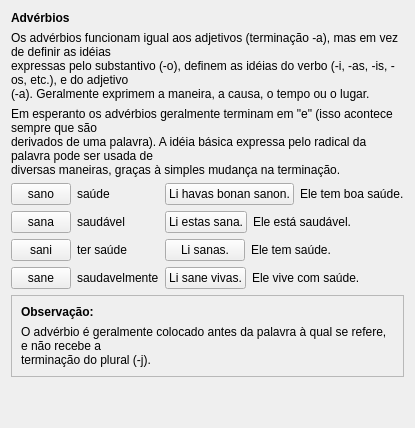
     <widget class="QWidget" name="tab_24">
      <attribute name="icon">
       <iconset resource="ikonoj.qrc">
        <normaloff>:/ikonoj/leciono.png</normaloff>:/ikonoj/leciono.png</iconset>
      </attribute>
      <attribute name="title">
       <string>1</string>
      </attribute>
      <layout class="QVBoxLayout" name="verticalLayout_17">
       <item>
        <widget class="titolo" name="Lec03_Label5">
         <property name="maximumSize">
          <size>
           <width>16777215</width>
           <height>30</height>
          </size>
         </property>
         <property name="font">
          <font>
           <weight>75</weight>
           <bold>true</bold>
          </font>
         </property>
         <property name="text">
          <string>Advérbios</string>
         </property>
        </widget>
       </item>
       <item>
        <widget class="QLabel" name="Lec03_Label254">
         <property name="text">
          <string>Os advérbios funcionam igual aos adjetivos (terminação -a), mas em vez de definir as idéias 
expressas pelo substantivo (-o), definem as idéias do verbo (-i, -as, -is, -os, etc.), e do adjetivo 
(-a). Geralmente exprimem a maneira, a causa, o tempo ou o lugar.</string>
         </property>
         <property name="wordWrap">
          <bool>true</bool>
         </property>
        </widget>
       </item>
       <item>
        <widget class="QLabel" name="Lec03_Label255">
         <property name="text">
          <string>Em esperanto os advérbios geralmente terminam em &quot;e&quot; (isso acontece sempre que são 
derivados de uma palavra). A idéia básica expressa pelo radical da palavra pode ser usada de 
diversas maneiras, graças à simples mudança na terminação.</string>
         </property>
         <property name="wordWrap">
          <bool>true</bool>
         </property>
        </widget>
       </item>
       <item>
        <layout class="QHBoxLayout" name="horizontalLayout_193">
         <item>
          <layout class="QVBoxLayout" name="verticalLayout_88">
           <item>
            <layout class="QHBoxLayout" name="horizontalLayout_185" stretch="3,1">
             <item>
              <widget class="klakbutono" name="Lec03_Button296">
               <property name="sizePolicy">
                <sizepolicy hsizetype="Maximum" vsizetype="Fixed">
                 <horstretch>0</horstretch>
                 <verstretch>0</verstretch>
                </sizepolicy>
               </property>
               <property name="maximumSize">
                <size>
                 <width>60</width>
                 <height>16777215</height>
                </size>
               </property>
               <property name="text">
                <string>sano</string>
               </property>
              </widget>
             </item>
             <item>
              <widget class="QLabel" name="Lec03_Label256">
               <property name="text">
                <string>saúde</string>
               </property>
               <property name="wordWrap">
                <bool>true</bool>
               </property>
              </widget>
             </item>
            </layout>
           </item>
           <item>
            <layout class="QHBoxLayout" name="horizontalLayout_186" stretch="3,1">
             <item>
              <widget class="klakbutono" name="Lec03_Button297">
               <property name="sizePolicy">
                <sizepolicy hsizetype="Maximum" vsizetype="Fixed">
                 <horstretch>0</horstretch>
                 <verstretch>0</verstretch>
                </sizepolicy>
               </property>
               <property name="maximumSize">
                <size>
                 <width>60</width>
                 <height>16777215</height>
                </size>
               </property>
               <property name="text">
                <string>sana</string>
               </property>
              </widget>
             </item>
             <item>
              <widget class="QLabel" name="Lec03_Label257">
               <property name="text">
                <string>saudável</string>
               </property>
               <property name="wordWrap">
                <bool>true</bool>
               </property>
              </widget>
             </item>
            </layout>
           </item>
           <item>
            <layout class="QHBoxLayout" name="horizontalLayout_187" stretch="3,1">
             <item>
              <widget class="klakbutono" name="Lec03_Button298">
               <property name="sizePolicy">
                <sizepolicy hsizetype="Maximum" vsizetype="Fixed">
                 <horstretch>0</horstretch>
                 <verstretch>0</verstretch>
                </sizepolicy>
               </property>
               <property name="maximumSize">
                <size>
                 <width>60</width>
                 <height>16777215</height>
                </size>
               </property>
               <property name="text">
                <string>sani</string>
               </property>
              </widget>
             </item>
             <item>
              <widget class="QLabel" name="Lec03_Label258">
               <property name="text">
                <string>ter saúde</string>
               </property>
               <property name="wordWrap">
                <bool>true</bool>
               </property>
              </widget>
             </item>
            </layout>
           </item>
           <item>
            <layout class="QHBoxLayout" name="horizontalLayout_188" stretch="3,1">
             <item>
              <widget class="klakbutono" name="Lec03_Button299">
               <property name="sizePolicy">
                <sizepolicy hsizetype="Maximum" vsizetype="Fixed">
                 <horstretch>0</horstretch>
                 <verstretch>0</verstretch>
                </sizepolicy>
               </property>
               <property name="maximumSize">
                <size>
                 <width>60</width>
                 <height>16777215</height>
                </size>
               </property>
               <property name="text">
                <string>sane</string>
               </property>
              </widget>
             </item>
             <item>
              <widget class="QLabel" name="Lec03_Label259">
               <property name="text">
                <string>saudavelmente</string>
               </property>
               <property name="wordWrap">
                <bool>true</bool>
               </property>
              </widget>
             </item>
            </layout>
           </item>
          </layout>
         </item>
         <item>
          <layout class="QVBoxLayout" name="verticalLayout_87">
           <item>
            <layout class="QHBoxLayout" name="horizontalLayout_189" stretch="3,1">
             <item>
              <widget class="klakbutono" name="Lec03_Button300">
               <property name="sizePolicy">
                <sizepolicy hsizetype="Maximum" vsizetype="Fixed">
                 <horstretch>0</horstretch>
                 <verstretch>0</verstretch>
                </sizepolicy>
               </property>
               <property name="text">
                <string>Li havas bonan sanon.</string>
               </property>
              </widget>
             </item>
             <item>
              <widget class="QLabel" name="Lec03_Label1">
               <property name="text">
                <string>Ele tem boa saúde.</string>
               </property>
               <property name="wordWrap">
                <bool>true</bool>
               </property>
              </widget>
             </item>
            </layout>
           </item>
           <item>
            <layout class="QHBoxLayout" name="horizontalLayout_190" stretch="3,1">
             <item>
              <widget class="klakbutono" name="Lec03_Button301">
               <property name="sizePolicy">
                <sizepolicy hsizetype="Maximum" vsizetype="Fixed">
                 <horstretch>0</horstretch>
                 <verstretch>0</verstretch>
                </sizepolicy>
               </property>
               <property name="text">
                <string>Li estas sana.</string>
               </property>
              </widget>
             </item>
             <item>
              <widget class="QLabel" name="Lec03_Label2">
               <property name="text">
                <string>Ele está saudável.</string>
               </property>
               <property name="wordWrap">
                <bool>true</bool>
               </property>
              </widget>
             </item>
            </layout>
           </item>
           <item>
            <layout class="QHBoxLayout" name="horizontalLayout_191" stretch="3,1">
             <item>
              <widget class="klakbutono" name="Lec03_Button302">
               <property name="sizePolicy">
                <sizepolicy hsizetype="Maximum" vsizetype="Fixed">
                 <horstretch>0</horstretch>
                 <verstretch>0</verstretch>
                </sizepolicy>
               </property>
               <property name="text">
                <string>Li sanas.</string>
               </property>
              </widget>
             </item>
             <item>
              <widget class="QLabel" name="Lec03_Label3">
               <property name="text">
                <string>Ele tem saúde.</string>
               </property>
               <property name="wordWrap">
                <bool>true</bool>
               </property>
              </widget>
             </item>
            </layout>
           </item>
           <item>
            <layout class="QHBoxLayout" name="horizontalLayout_192" stretch="3,1">
             <item>
              <widget class="klakbutono" name="Lec03_Button303">
               <property name="sizePolicy">
                <sizepolicy hsizetype="Maximum" vsizetype="Fixed">
                 <horstretch>0</horstretch>
                 <verstretch>0</verstretch>
                </sizepolicy>
               </property>
               <property name="text">
                <string>Li sane vivas.</string>
               </property>
              </widget>
             </item>
             <item>
              <widget class="QLabel" name="Lec03_Label4">
               <property name="text">
                <string>Ele vive com saúde.</string>
               </property>
               <property name="wordWrap">
                <bool>true</bool>
               </property>
              </widget>
             </item>
            </layout>
           </item>
          </layout>
         </item>
        </layout>
       </item>
       <item>
        <widget class="QFrame" name="frame_2">
         <property name="frameShape">
          <enum>QFrame::StyledPanel</enum>
         </property>
         <property name="frameShadow">
          <enum>QFrame::Raised</enum>
         </property>
         <property name="tipo" stdset="0">
          <string>markebla</string>
         </property>
         <layout class="QVBoxLayout" name="verticalLayout_18">
          <item>
           <widget class="QLabel" name="Lec03_Label13">
            <property name="font">
             <font>
              <weight>75</weight>
              <bold>true</bold>
             </font>
            </property>
            <property name="text">
             <string>Observação:</string>
            </property>
            <property name="alignment">
             <set>Qt::AlignBottom|Qt::AlignLeading|Qt::AlignLeft</set>
            </property>
            <property name="wordWrap">
             <bool>true</bool>
            </property>
           </widget>
          </item>
          <item>
           <widget class="QLabel" name="Lec03_Label260">
            <property name="text">
             <string>O advérbio é geralmente colocado antes da palavra à qual se refere, e não recebe a 
terminação do plural (-j).</string>
            </property>
            <property name="wordWrap">
             <bool>true</bool>
            </property>
           </widget>
          </item>
         </layout>
        </widget>
       </item>
       <item>
        <spacer name="verticalSpacer">
         <property name="orientation">
          <enum>Qt::Vertical</enum>
         </property>
         <property name="sizeHint" stdset="0">
          <size>
           <width>20</width>
           <height>40</height>
          </size>
         </property>
        </spacer>
       </item>
      </layout>
     </widget>
